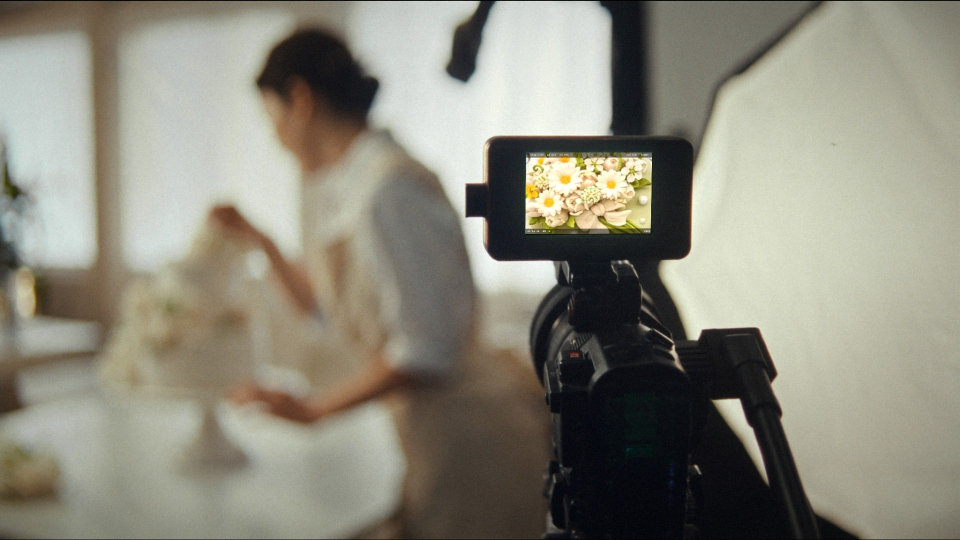
#> input picture drafts/v7/shots/c1-shoot_blooming.jpg, 1920 x 1080 px, given in place of blooming-mobile.png, which was not available (shown at 1/2 size)
$ python storyboard_v9.py
#> lines starting #> are read from the running program, lines starting #| are printed output that depends on the picture; after the words box and inside, x2 and y2 are one past the last pixel; in counts of white or black regions, pixels touching at a corner belong together; pictures that were not available may be replaced by others from this repository, and a replacement may not be noted
### tools/storyboard_v4.py
"""4차 콘티 스틸: Higgsfield 장면(화면은 초록 크로마키) 위에 실제 작업물 화면을 원근에 맞춰 합성 → drafts/v4/shots/
- 초록 화면 영역 검출 → 네 모서리 → 원근 변환으로 실제 작업물 합성(화면 속 글자를 AI가 만들지 않음)
- 가장자리 초록 번짐 제거, 화면 밝기를 장면에 맞춤, 얕은 심도 컷은 초점 기울기 흐림, 화면 빛 번짐, 필름 그레인·비네팅
실행: python3 tools/storyboard_v4.py
"""
import subprocess
from pathlib import Path

import cv2
import numpy as np

ROOT = Path(__file__).resolve().parents[1]
RAW = ROOT / 'higgsfield' / 'raw'
PF = ROOT / 'content' / 'assets' / 'portfolio' / 'originals'
OUT = ROOT / 'drafts' / 'v4' / 'shots'
WORK = ROOT / 'drafts' / 'v4' / 'work'


# [12 lines left out: functions frame_of, crop_aspect, not called in this run]


def green_mask(img):
    hsv = cv2.cvtColor(img, cv2.COLOR_BGR2HSV)
    b, g, r = [img[..., i].astype(np.float32) for i in range(3)]
    key = np.clip((g - np.maximum(r, b)) / 60.0, 0, 1)            # 초록 우세 정도(부드러운 가장자리)
    hard = ((hsv[..., 0] > 35) & (hsv[..., 0] < 85) & (hsv[..., 1] > 90) & (hsv[..., 2] > 50)).astype(np.uint8)
    return key, hard


def screen_quad(hard, pick=0):
    n, lab, stats, _ = cv2.connectedComponentsWithStats(hard)
    i = 1 + int(np.argsort(-stats[1:, cv2.CC_STAT_AREA])[pick])  # pick=0 가장 큰 화면, 1 두 번째 화면
    comp = (lab == i).astype(np.uint8)
    cnts, _ = cv2.findContours(comp, cv2.RETR_EXTERNAL, cv2.CHAIN_APPROX_NONE)
    c = max(cnts, key=cv2.contourArea)
    hull = cv2.convexHull(c)
    for eps in np.linspace(0.005, 0.06, 40):
        ap = cv2.approxPolyDP(hull, eps * cv2.arcLength(hull, True), True)
        if len(ap) == 4:
            break
    else:
        ap = cv2.boxPoints(cv2.minAreaRect(c)).reshape(-1, 1, 2)
    pts = ap.reshape(4, 2).astype(np.float32)
    s, d = pts.sum(1), np.diff(pts, axis=1).ravel()
    quad = np.array([pts[np.argmin(s)], pts[np.argmin(d)], pts[np.argmax(s)], pts[np.argmax(d)]], np.float32)  # 좌상·우상·우하·좌하
    return quad, comp


def composite(name, scene_label, content, gain=0.92, dof=None, grain=6, vig_amt=0.28, glow_amt=0.18, out_dir=None, fix=None,
              scene=None, pick=0, solid=False, finish=True, stray=True, soft=0, lift=0, reflect=0, quad=None):
    if scene is None:
        scene = cv2.imread(str(RAW / scene_label / f'{scene_label}_01.png'))
    if fix:
        scene = fix(scene)
    key, hard = green_mask(scene)
    found, comp = screen_quad(hard, pick)
    quad = found if quad is None else np.float32(quad)  # 화면 일부가 가려졌을 때는 네 모서리를 직접 지정(가린 손·팔은 초록이 아니라 앞에 남음)
    w = int(max(np.linalg.norm(quad[1] - quad[0]), np.linalg.norm(quad[2] - quad[3])))
    h = int(max(np.linalg.norm(quad[3] - quad[0]), np.linalg.norm(quad[2] - quad[1])))
    src = crop_aspect(content, w / h)
    src = cv2.resize(src, (w * 2, h * 2), interpolation=cv2.INTER_AREA)
    M = cv2.getPerspectiveTransform(np.float32([[0, 0], [w * 2, 0], [w * 2, h * 2], [0, h * 2]]), quad)
    H, W = scene.shape[:2]
    warped = cv2.warpPerspective(src, M, (W, H), flags=cv2.INTER_LANCZOS4)
    if dof:  # 초점 기울기: 화면 왼쪽은 선명, 오른쪽으로 갈수록 흐림
        blur = cv2.GaussianBlur(warped, (0, 0), dof)
        ramp = np.clip((np.arange(W)[None, :] - quad[:, 0].min()) / (quad[:, 0].max() - quad[:, 0].min()), 0, 1) ** 1.4
        warped = (warped * (1 - ramp[..., None]) + blur * ramp[..., None]).astype(np.uint8)
    n_, lab_, _, _ = cv2.connectedComponentsWithStats(hard)
    poly_ = np.zeros(hard.shape, np.uint8); cv2.fillConvexPoly(poly_, quad.astype(np.int32), 1)
    comp = ((hard > 0) & (cv2.dilate(poly_, np.ones((15, 15), np.uint8)) > 0)).astype(np.uint8) | comp
    region = cv2.dilate(comp, np.ones((5, 5), np.uint8), iterations=2).astype(np.float32)
    alpha = np.clip(key * 1.15, 0, 1) * region
    if solid:  # 초록 화면 안에 생성된 글자 등이 있으면 화면 사각형 전체를 덮음
        poly = np.zeros(comp.shape, np.uint8); cv2.fillConvexPoly(poly, quad.astype(np.int32), 1)
        alpha = np.maximum(alpha, cv2.erode(poly, np.ones((3, 3), np.uint8)).astype(np.float32))
    alpha = cv2.GaussianBlur(alpha, (0, 0), 0.8)[..., None]
    out = scene.astype(np.float32)
    # 가장자리 초록 번짐 제거: 화면 주변 픽셀의 초록을 빨강·파랑 최대치로 낮춤
    ring = (cv2.dilate(comp, np.ones((9, 9), np.uint8), iterations=2) > 0)[..., None]
    gmax = np.maximum(out[..., 2], out[..., 0])
    out[..., 1] = np.where(ring[..., 0], np.minimum(out[..., 1], gmax * 1.05), out[..., 1])
    # 화면 밖에 남은 초록(배경 흐림 속 크로마키 반사)도 중성색으로
    if stray:
        strays = (key > 0.05) & (region == 0)
        out[..., 1] = np.where(strays, np.minimum(out[..., 1], gmax * 1.02), out[..., 1])
    scr = warped.astype(np.float32) * gain
    if soft:  # 실제 렌즈로 찍은 화면처럼 아주 살짝 부드럽게(합성 티 줄이기)
        scr = cv2.GaussianBlur(scr, (0, 0), soft)
    if lift:  # 화면의 검정은 완전한 검정이 아님(LCD 검정 수준)
        scr = scr * (1 - lift / 255) + lift
    if reflect:  # 주변 빛이 유리 화면에 희미하게 비침
        scr = scr + cv2.GaussianBlur(out, (0, 0), 30) * reflect
    out = out * (1 - alpha) + scr * alpha
    # 화면 빛 번짐(장면에 은은하게)
    glow = cv2.GaussianBlur(scr * alpha, (0, 0), 40)
    out = out + glow * glow_amt
    if not finish:  # 여러 화면을 차례로 합성할 때: 마지막에만 그레인·비네팅
        return np.clip(out, 0, 255).astype(np.uint8)
    # 필름 그레인·비네팅
    rng = np.random.default_rng(7)
    out += rng.normal(0, grain, out.shape[:2])[..., None]
    yy, xx = np.mgrid[0:H, 0:W]
    vig = 1 - vig_amt * (((xx - W / 2) / (W / 2)) ** 2 + ((yy - H / 2) / (H / 2)) ** 2)
    out *= np.clip(vig, 0.6, 1)[..., None]
    out = np.clip(out, 0, 255).astype(np.uint8)
    out = cv2.resize(out, (1920, 1080), interpolation=cv2.INTER_AREA) if out.shape[1] != 1920 else out
    cv2.imwrite(str((out_dir or OUT) / f'{name}.jpg'), out, [cv2.IMWRITE_JPEG_QUALITY, 92])
    return quad


# [17 lines left out: function main, not called in this run]


# [2 lines that do not run on import are left out]

### tools/storyboard_v9.py
"""9차 콘티 스틸: 8차 흐름 유지 + 동대문 실제 가게 모습(검은 간판·유리문·바깥 흰 의자) · ChillenQ 실제 작업장 장면과 사이트 리디자인 · 히어로가 영상임을 보이는 재생 표시
- 동대문 간판: 생성 장면의 빈 검은 간판 위에 간판 그래픽(drafts/v9/screens/ddm-sign.html)을 원근 합성 — 어두운 간판 부분에만 입혀 앞의 손·휴대폰은 그대로
- 화면: drafts/v9/screens (캡처: tools/capture_screens_v9.cjs)
실행: python3 tools/storyboard_v9.py
"""
import shutil

import cv2
import numpy as np

from storyboard_v4 import ROOT, composite

SCR = ROOT / 'drafts' / 'v9' / 'screens' / 'out'
OUT = ROOT / 'drafts' / 'v9' / 'shots'
V8, V7 = ROOT / 'drafts' / 'v8' / 'shots', ROOT / 'drafts' / 'v7' / 'shots'
LOOK = dict(grain=5, vig_amt=0.12, glow_amt=0.22, out_dir=OUT)
SIGN_QUAD = np.float32([[463, 48], [1762, 22], [1760, 438], [463, 448]])  # v9-c4-ddm 장면의 빈 간판(좌상·우상·우하·좌하)


def img(name):
    return cv2.imread(str(SCR / f'{name}.png'))


def add_sign(scene):
    sign = img('ddm-sign')
    h, w = sign.shape[:2]
    M = cv2.getPerspectiveTransform(np.float32([[0, 0], [w, 0], [w, h], [0, h]]), SIGN_QUAD)
    H, W = scene.shape[:2]
    warped = cv2.warpPerspective(sign, M, (W, H), flags=cv2.INTER_AREA).astype(np.float32)
    warped = cv2.GaussianBlur(warped, (0, 0), 2.2)                      # 배경이라 살짝 초점 밖
    poly = np.zeros((H, W), np.uint8); cv2.fillConvexPoly(poly, SIGN_QUAD.astype(np.int32), 1)
    dark = cv2.GaussianBlur((cv2.cvtColor(scene, cv2.COLOR_BGR2GRAY) < 45).astype(np.float32) * poly, (0, 0), 2)[..., None]
    out = scene.astype(np.float32) * (1 - dark) + warped * dark
    out += cv2.GaussianBlur(np.clip(warped - 120, 0, 255) * dark, (0, 0), 14) * 0.35  # 조명 간판 빛 번짐
    return np.clip(out, 0, 255).astype(np.uint8)


def main():
    OUT.mkdir(parents=True, exist_ok=True)
    for f in ['c1-send_chat', 'c2a-photo', 'c2b-video']:
        shutil.copy(V8 / f'{f}.jpg', OUT / f'{f}.jpg')
    composite('c3-cafe_blooming-mobile', 'v8-c3-cafe', img('blooming-mobile'), gain=1.0, **LOOK)
#> in img, returned value is the input picture: shape (1080, 1920, 3); mean B, G, R 123, 136.4, 138.9
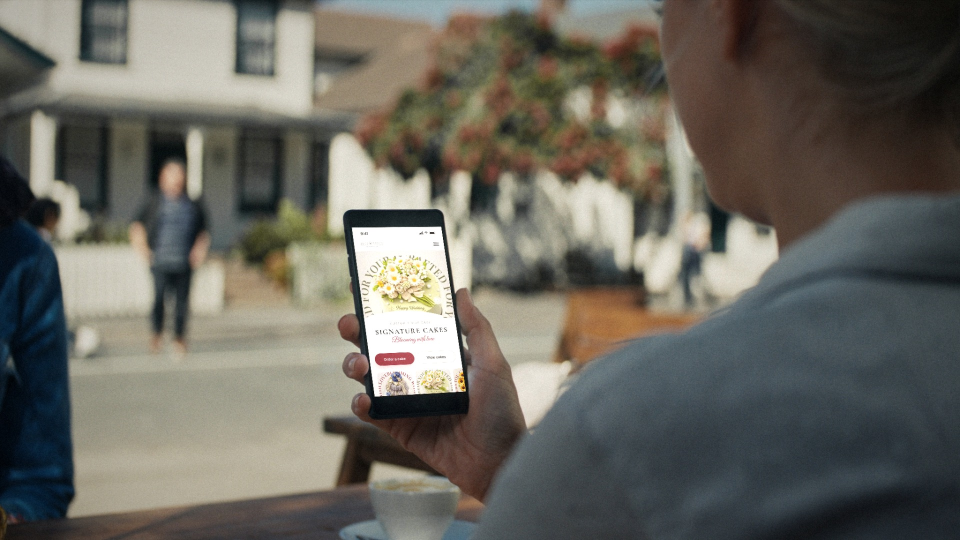
#> input picture drafts/v7/shots/c2-cafe_blooming-mobile.jpg, 1920 x 1080 px, given in place of v8-c3-cafe_01.png, which was not available (shown at 1/2 size)
#> in composite, scene is the input picture: shape (1080, 1920, 3); mean B, G, R 94.8, 102.8, 104.9
#> in green_mask, `hsv = cv2.cvtColor(img, cv2.COLOR_BGR2HSV)`: hsv: shape (1080, 1920, 3); mean H, S, V 48.3, 58.1, 110.4
#> in green_mask, `b, g, r = [img[..., i].astype(np.float32) for i in range(3)]`:
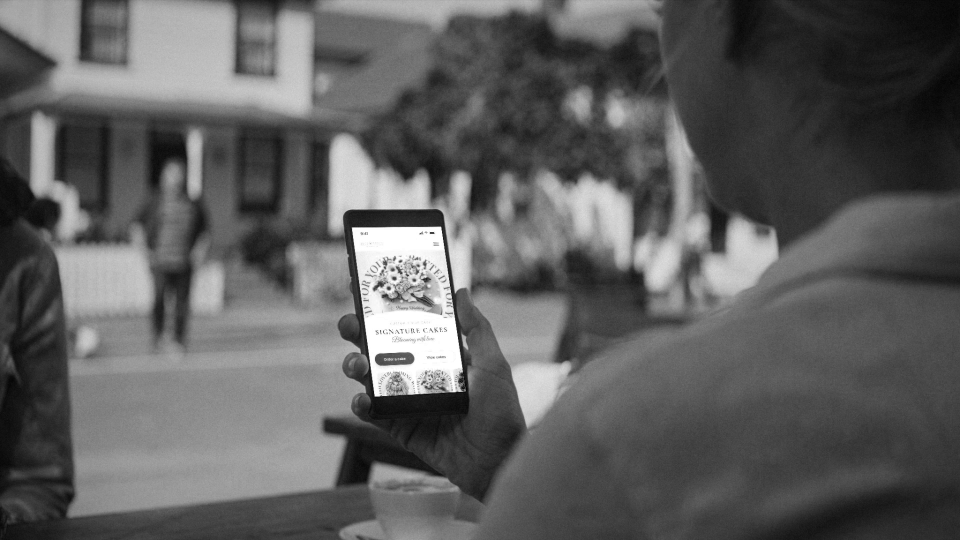
#> b: shape (1080, 1920) float32 (shown at 1/2 size); min 0, max 255, mean 94.8
#> in green_mask, `b, g, r = [img[..., i].astype(np.float32) for i in range(3)]`:
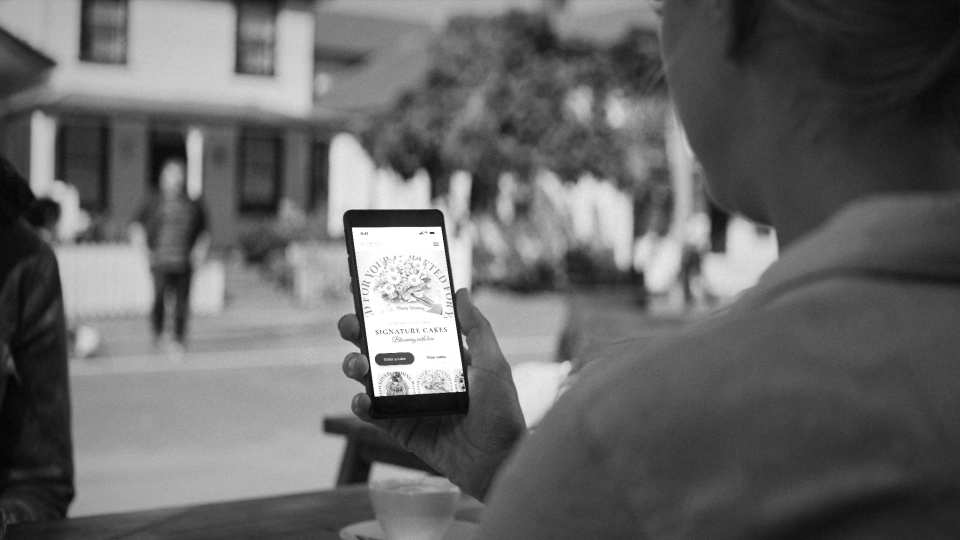
#> g: shape (1080, 1920) float32 (shown at 1/2 size); min 0, max 255, mean 102.8
#> in green_mask, `b, g, r = [img[..., i].astype(np.float32) for i in range(3)]`:
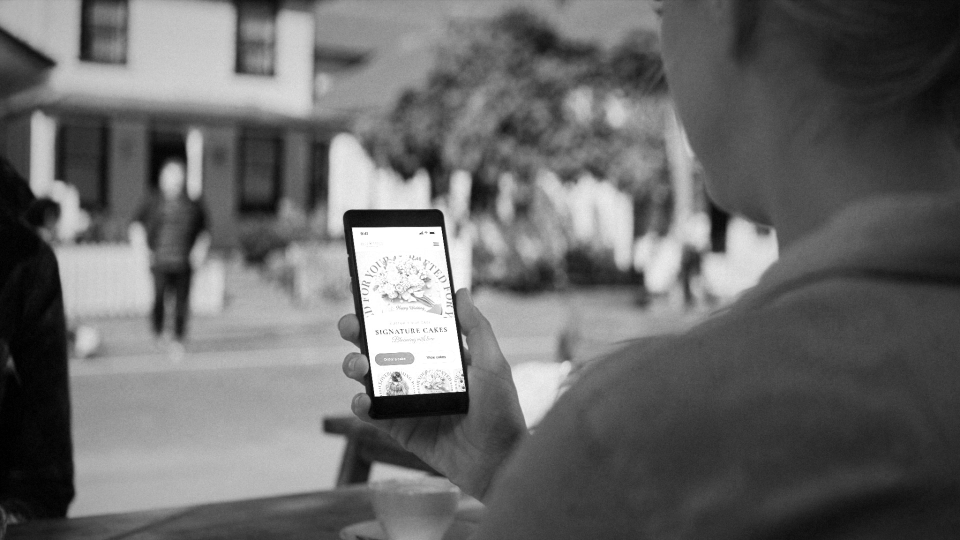
#> r: shape (1080, 1920) float32 (shown at 1/2 size); min 0, max 255, mean 104.9
#> in green_mask, `key = np.clip((g - np.maximum(r, b)) / 60.0, 0, 1)`:
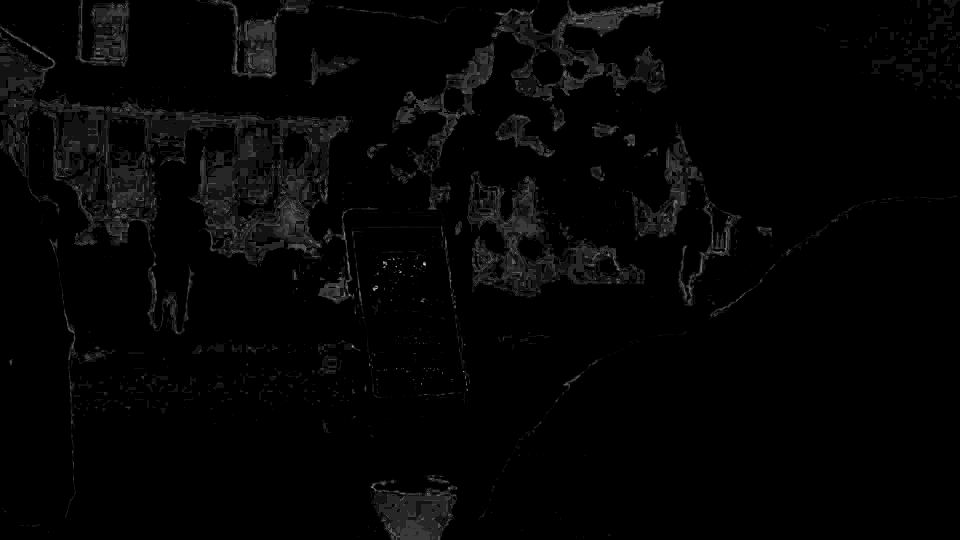
#> key: shape (1080, 1920) float32 (shown at 1/2 size); min 0, max 0.217, mean 0.004; drawn with min black and max white
#> in green_mask, `hard = ((hsv[..., 0] > 35) & (hsv[..., 0] < 85) & (hsv[..., 1] > 90) &..`:
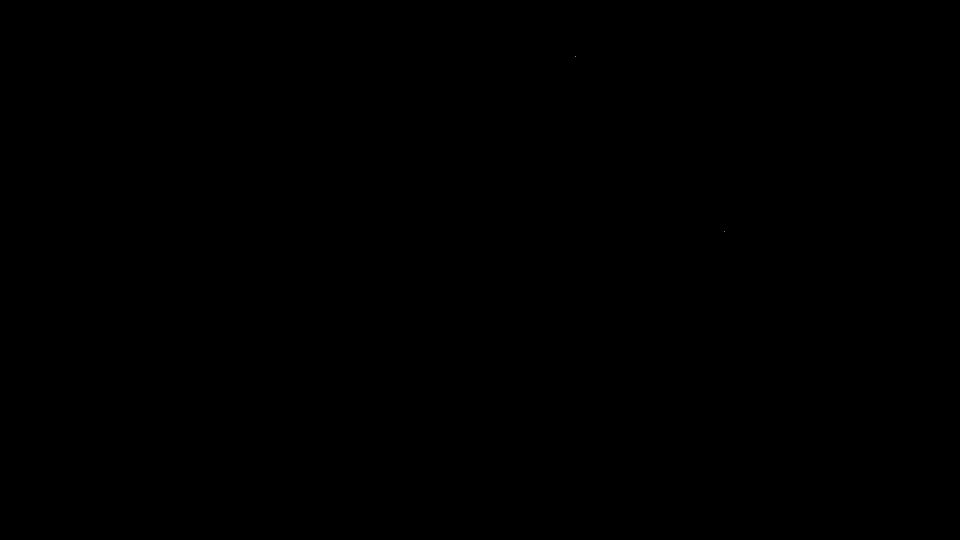
#> hard: shape (1080, 1920) (shown at 1/2 size); values 0 (black) and 1 (white), 0% white in thin lines or dots, all inside (x1, y1, x2, y2) = (1150, 113, 1450, 463)
#> in screen_quad, `n, lab, stats, _ = cv2.connectedComponentsWithStats(hard)`: lab: shape (1080, 1920) int32; 3 distinct labels, from 0 to 2
#> in screen_quad, `n, lab, stats, _ = cv2.connectedComponentsWithStats(hard)`: n = 3; stats = [[0, 0, 1920, 1080, 2073598], [1150, 113, 1, 1, 1], [1449, 462, 1, 1, 1]]
#> in screen_quad, `i = 1 + int(np.argsort(-stats[1:, cv2.CC_STAT_AREA])[pick])`: i = 1
#> in screen_quad, `comp = (lab == i).astype(np.uint8)`: comp: shape (1080, 1920); values 0 (black) and 1 (white), 0% white in thin lines or dots, all inside (x1, y1, x2, y2) = (1150, 113, 1151, 114)
#> in screen_quad, `cnts, _ = cv2.findContours(comp, cv2.RETR_EXTERNAL, cv2.CHAIN_APPROX_N..`: cnts = [[[1150, 113]]]
#> in screen_quad, `c = max(cnts, key=cv2.contourArea)`: c = [[1150, 113]]
#> the loop in screen_quad, `for eps in np.linspace(0.005, 0.06, 40):` made 40 passes
#> in screen_quad, `pts = ap.reshape(4, 2).astype(np.float32)`: pts = [[1150, 113], [1150, 113], [1150, 113], [1150, 113]]
#> in screen_quad, `s, d = pts.sum(1), np.diff(pts, axis=1).ravel()`: s = [1263, 1263, 1263, 1263]; d = [-1037, -1037, -1037, -1037]
#> in screen_quad, `quad = np.array([pts[np.argmin(s)], pts[np.argmin(d)], pts[np.argmax(s..`: quad has the same summary as pts
#> in composite, `found, comp = screen_quad(hard, pick)`: found has the same summary as pts in screen_quad
#> in composite, `quad = found if quad is None else np.float32(quad)`: quad has the same summary as pts in screen_quad
#> in composite, `w = int(max(np.linalg.norm(quad[1] - quad[0]), np.linalg.norm(quad[2] ..`: w = 0
    composite('c4-night_dongdaemun', 'v9-c4-ddm', img('dongdaemun-mobile'), gain=0.95, fix=add_sign, **LOOK)
    composite('c5-workshop_chillenq', 'v9-c5-chillenq', img('chillenq-laptop'), gain=1.0, **LOOK)
    shutil.copy(V7 / 'c5-agency_kvibe.jpg', OUT / 'c6-agency_kvibe.jpg')
    composite('c7-studio_work', 'v9-c7-studio', img('studio-work'), gain=0.95, **LOOK)


if __name__ == '__main__':
#> (the run stopped early here; a loop or call above may not have finished)
